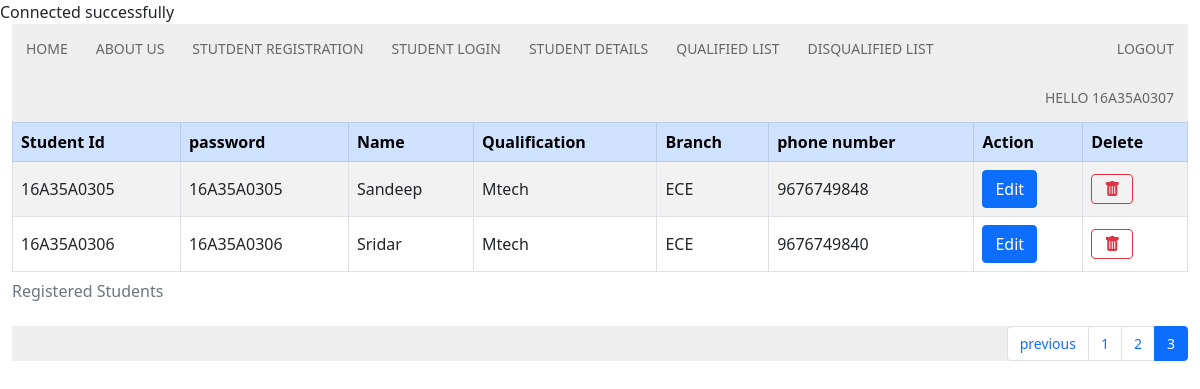
Page /studentdetails.php?page=3 (signed in) on the committed database.
### tables this page shows
CREATE TABLE `student_registration` (
  `sid` varchar(20) NOT NULL,
  `pwd` varchar(20) NOT NULL,
  `sname` varchar(20) NOT NULL,
  `qualification` varchar(10) NOT NULL,
  `branch` varchar(20) NOT NULL,
  `phno` varchar(10) NOT NULL,
  `marks` int(3) DEFAULT NULL,
  `Role` int(1) NOT NULL
);

### Studentdetails.php (the view, shortened to what this page needs)
<!doctype html>
<html lang="en">
  <head>
<link href="https://cdn.jsdelivr.net/npm/bootstrap@5.1.0/dist/css/bootstrap.min.css" rel="stylesheet">
<link rel="stylesheet" href="https://cdn.jsdelivr.net/npm/bootstrap-icons@1.5.0/font/bootstrap-icons.css">
<title>Student Details</title></head>
<body>
    <div class="container-fluid">
   <table border=1 cellspacing="0" cellpadding="5px" class="table table-striped table-bordered align-middle">
    <caption>Registered Students</caption>
   	<thead class="table-primary">
   		<tr>
   			<th>Student Id</th>
        <th>password</th>
   			<th>Name</th>
   			<th class=>Qualification</th>
   			<th>Branch</th>
   			<th>phone number</th>
   			<th>Action</th>
   			<th>Delete</th>
   		</tr>
   </thead>
 <?php
 $per_page=2;
 if(isset($_GET['page']))
 {
 $pageno=$_GET['page'];
 $start=($pageno-1)*2;
}
else
{
	$pageno=1;
	$start=0;
}
$result = mysqli_query($connection , "SELECT * FROM student_registration LIMIT $start, $per_page");
 while($row = mysqli_fetch_array($result, MYSQLI_NUM))
 {
echo "<tr><td>" . $row[0] . "</td><td>"
. $row[1] . "</td><td>".$row[2]."</td><td>"
.$row[3]."</td><td>".$row[4]."</td><td>"
.$row[5]."</td>
<td><a href=edit.php?id=".$row[0]." class= 'btn btn-primary'>Edit</a></td><td><a class='btn btn-outline-danger' href=delete.php?id=".$row[0]."><i class='bi bi-trash-fill'></i></a></td></tr>";
}
echo "</table>";
?>
<nav aria-label="Page navigation example">
  <ul class="pagination justify-content-end">
    <?php
    if($pageno>1)
    {
    $pagep=$pageno-1;
    echo("<li class=page-item>
      <a class='page-link' href='studentdetails.php?page=$pagep'>previous</a>
    </li>");}
    for($i=1;$i<4;$i++)
    {
    	if ($i==$pageno)
    	$active="active";
      else
      	$active="";
    	echo "<li class='page-item $active'><a class='page-link' href='studentdetails.php?page=$i'>$i</a></li>";
    }
    ?>
  </ul>
</nav>
</body>
</html>

### style.css (style rules this page uses)
nav { width:100%; margin:0; font-size: 14px; }
nav ul { background-color:#eee; overflow:hidden; margin:0; padding:0; }
ul.topnav li { list-style:none; float:left; }
ul.topnav li.topnav-right { float:right; }
ul.topnav li a, ul.topnav li span { display: block; text-decoration:none; min-height: 16px; padding:14px; text-transform: uppercase; color:#666; }
.content { background-color: rgba(255, 255, 255, 0.9); font-size: 20px ; min-height:100%; min-width:100%; }

### rows in the picture
student_registration: sid "16A35A0305", pwd "16A35A0305", sname "Sandeep", qualification "Mtech", branch "ECE", phno "9676749848"
student_registration: sid "16A35A0306", pwd "16A35A0306", sname "Sridar", qualification "Mtech", branch "ECE", phno "9676749840"
